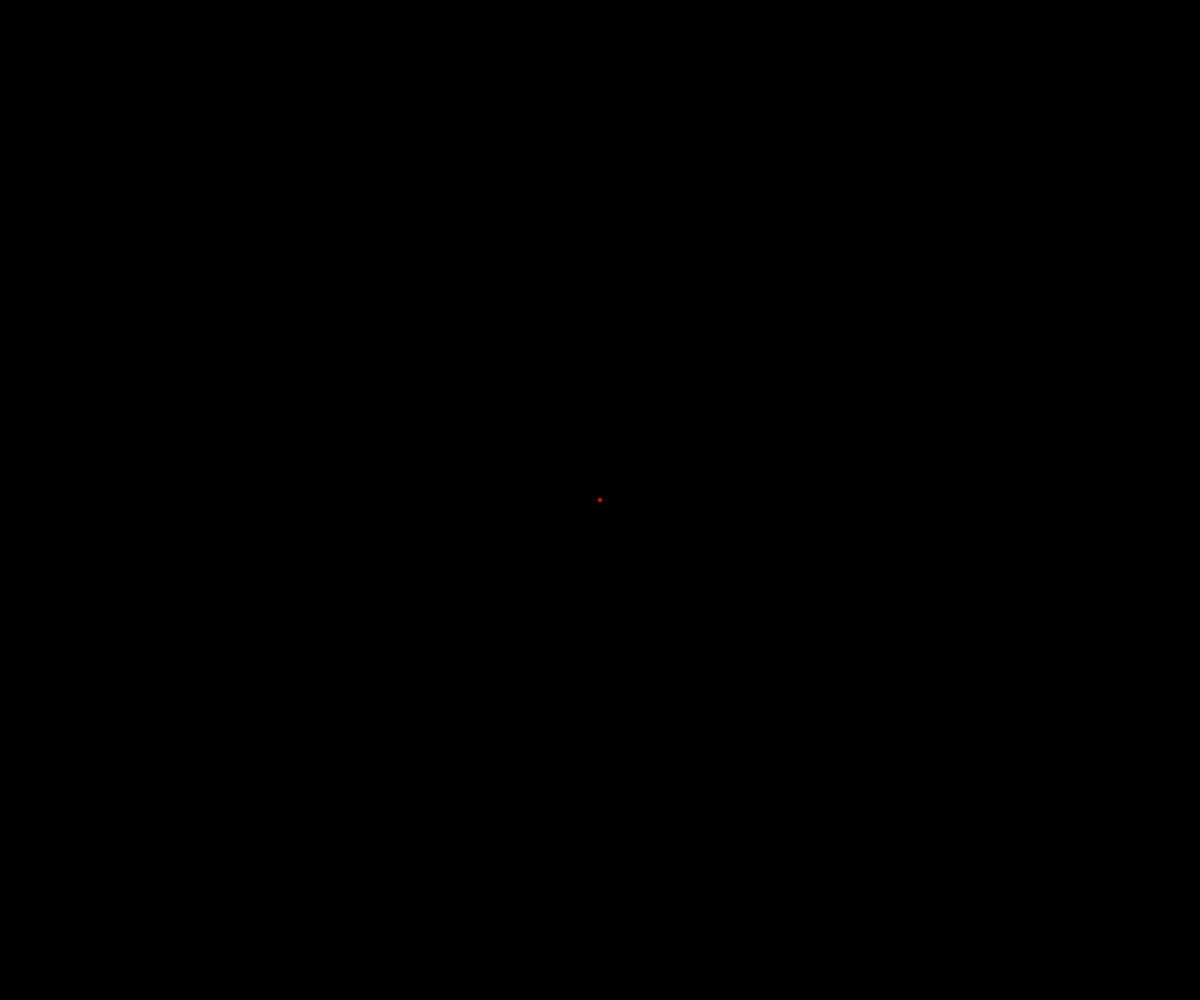
Frame 1 (no input)
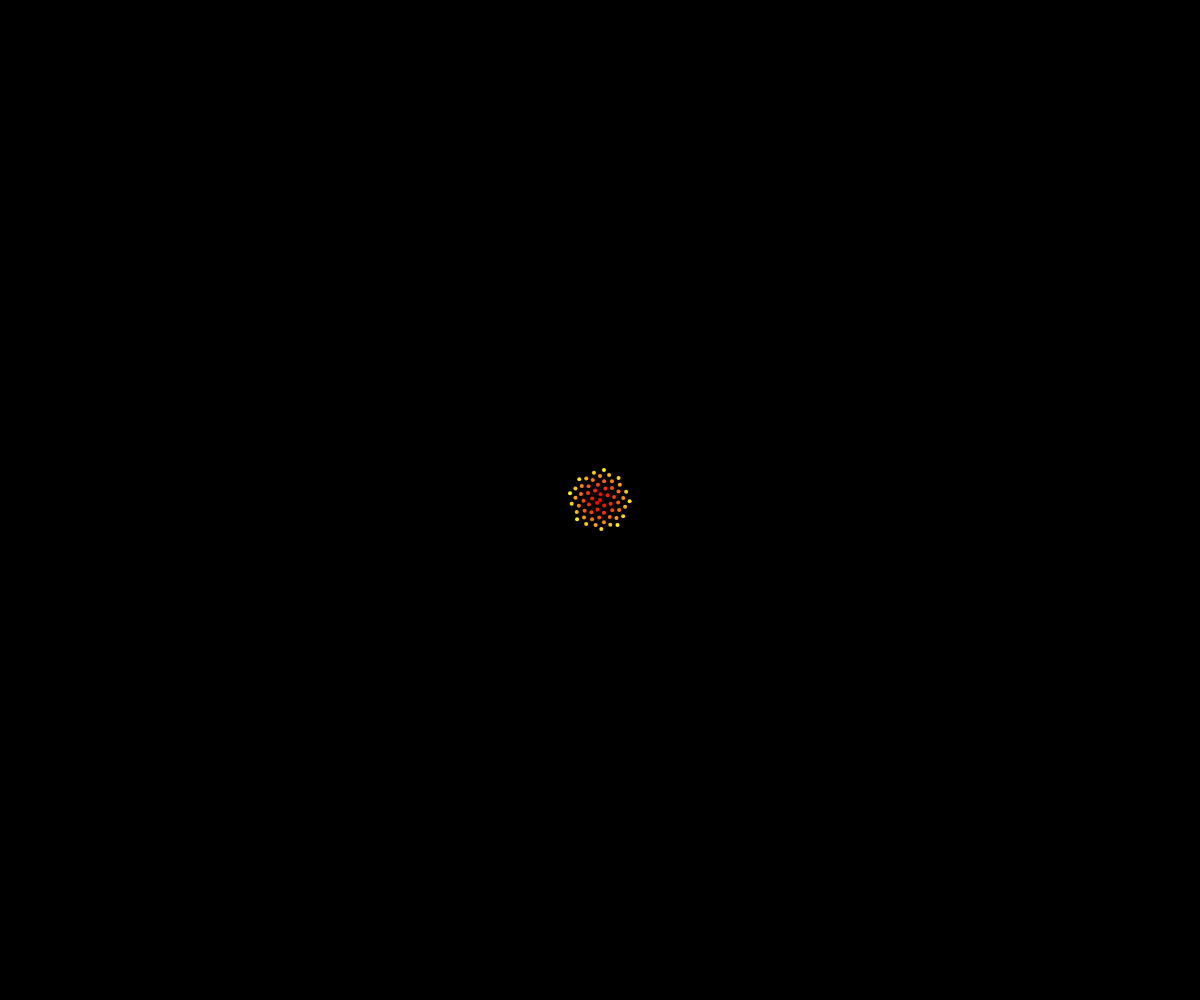
Frame 60 (no input)
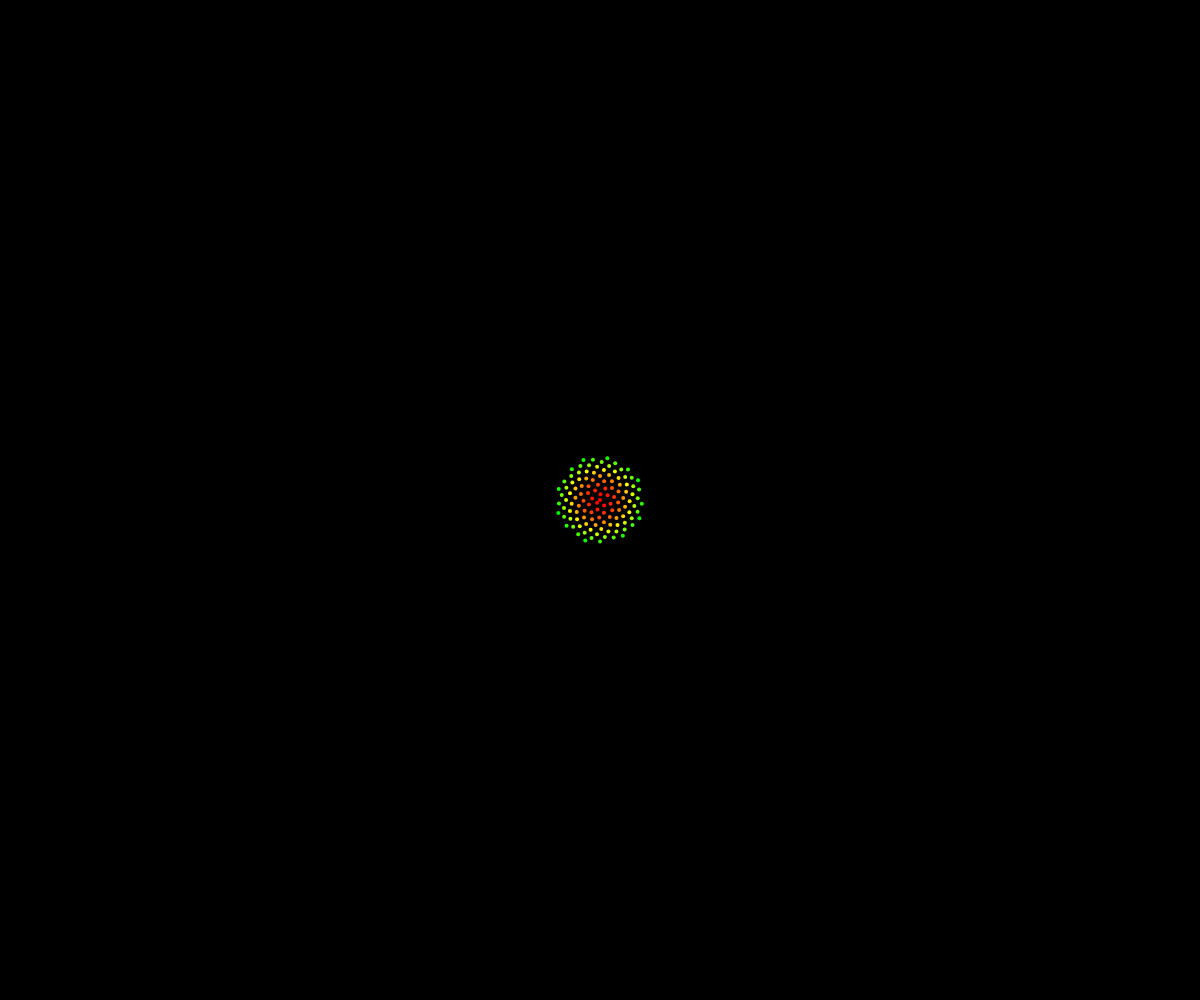
Frame 120 (the mouse pressed at the canvas centre since frame 60)

The p5.js sketch that drew these frames (run headless with seeded random() and noise() and a simulated clock; from frame 60 on, the mouse is pressed at the canvas centre):

// p5.js sketch
// ── sketch.js
// CHECK THE 1ER FOR CHANGING CONST VALUES
// http://algorithmicbotany.org/papers/abop/abop-ch4.pdf
// https://en.wikipedia.org/wiki/Phyllotaxis
// https://bl.ocks.org/mbostock/11463507
// http://algorithmicbotany.org/

const GOLDEN_ANGLE =  137.5

// is a scaling value
let c = 4
let n = 0

function setup() {
  createCanvas(windowWidth, windowHeight)
  angleMode(DEGREES)
  colorMode(HSB)
  background(0)
  noStroke()
}

function draw() {
  let a = n * GOLDEN_ANGLE
  let r = c * sqrt(n)
  // We add to calculate from the middle of the canvas
  let x = r * cos(a) + width / 2
  let y = r * sin(a) + height / 2

  // fill(255)
  fill(n % 256, 255, 255)
  // fill(a % 256, 255, 255)
  // fill((a * 180 / PI - r) % 255, 255, 255)
  ellipse(x, y, 4, 4)

  n++
}
